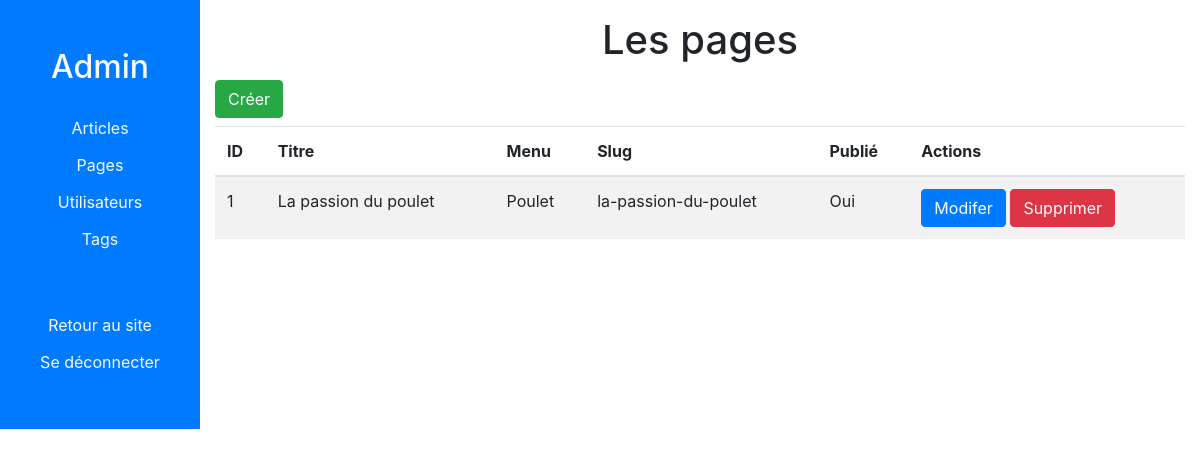
Before: /admin/pages (signed in) with the older database file.
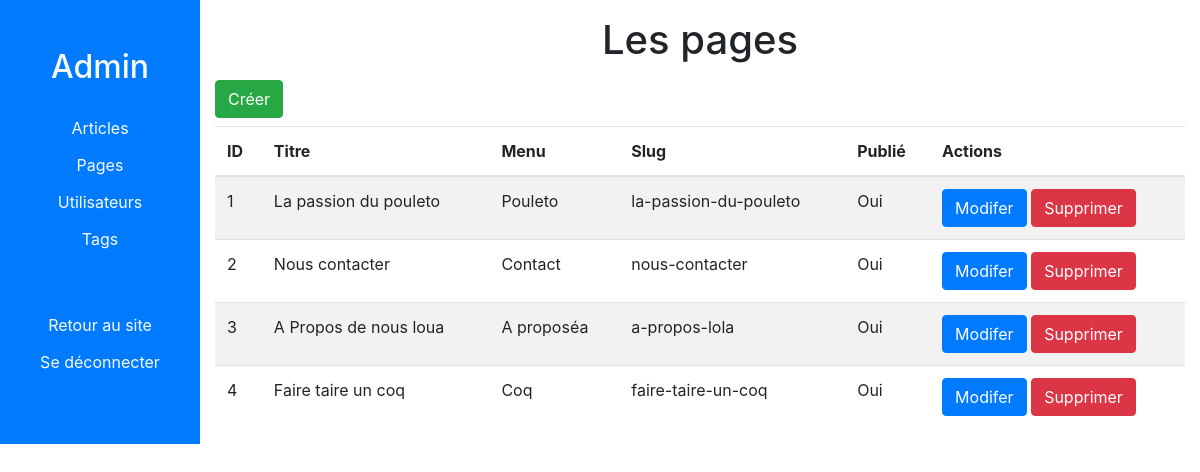
After: the same page with the newer database file.
### views.py (models this page shows, shortened)
class Page(db.Model):
    id = db.Column(db.Integer, primary_key=True)
    title = db.Column(db.String(200), nullable=False)
    nav_label = db.Column(db.String(50), nullable=False)
    slug = db.Column(db.String(100), nullable=False, unique=True)
    content = db.Column(db.Text, nullable=False)
    creation_date = db.Column(db.DateTime, nullable=False, default=datetime.utcnow)
    published = db.Column(db.Boolean, nullable=False, default=False)

### views.py (the view)
@app.route('/admin/pages')
@login_required
def admin_pages():
    pages = Page.query.all()
    return render_template('admin-pages.html', pages=pages)

### views.py (called while the page is built)
@login_manager.user_loader
def load_user(user_id):
    return User.query.get(user_id)

@app.context_processor
def inject_pages():
    pages = Page.query.filter_by(published=True)
    return {'site_pages': pages}

### templates/admin-pages.html (shortened to what this page needs)
{% extends 'admin.html' %}
{% block admin_content %}
    <div class="text-center mt-3">
        <h1>Les pages</h1>
    </div>
    <a class="btn btn-success my-2" href="{{ url_for('admin_pages_create') }}">Créer</a>
    <table class="table table-striped">
        <thead>
            <tr>
                <th>ID</th>
                <th>Titre</th>
                <th>Menu</th>
                <th>Slug</th>
                <th>Publié</th>
                <th>Actions</th>
            </tr>
        </thead>
        <tbody>
            {% for page in pages %}
            <tr>
                <td>{{ page.id }}</td>
                <td>{{ page.title }}</td>
                <td>{{ page.nav_label }}</td>
                <td>{{ page.slug }}</td>
                <td>{{ page.published and 'Oui' or 'Non' }}</td>
                <td>
                    <a class="btn btn-primary" href="{{ url_for('admin_pages_edit', page_id=page.id) }}">
                        Modifer
                    </a>
                    <form action="{{ url_for('admin_pages_delete', page_id=page.id) }}" method="POST" class="d-inline">
                        <input type="submit" class="btn btn-danger" value="Supprimer">
                    </form>
                </td>
            </tr>
            {% endfor %}
        </tbody>
    </table>
{% endblock %}

Changed rows visible on the page:
changed Page id 1: title "La passion du poulet" → "La passion du pouleto"; nav_label "Poulet" → "Pouleto"; slug "la-passion-du-poulet" → "la-passion-du-pouleto"
added Page: id "2", title "Nous contacter", nav_label "Contact", slug "nous-contacter", published "Oui"
added Page: id "3", title "A Propos de nous loua", nav_label "A proposéa", slug "a-propos-lola", published "Oui"
added Page: id "4", title "Faire taire un coq", nav_label "Coq", slug "faire-taire-un-coq", published "Oui"
